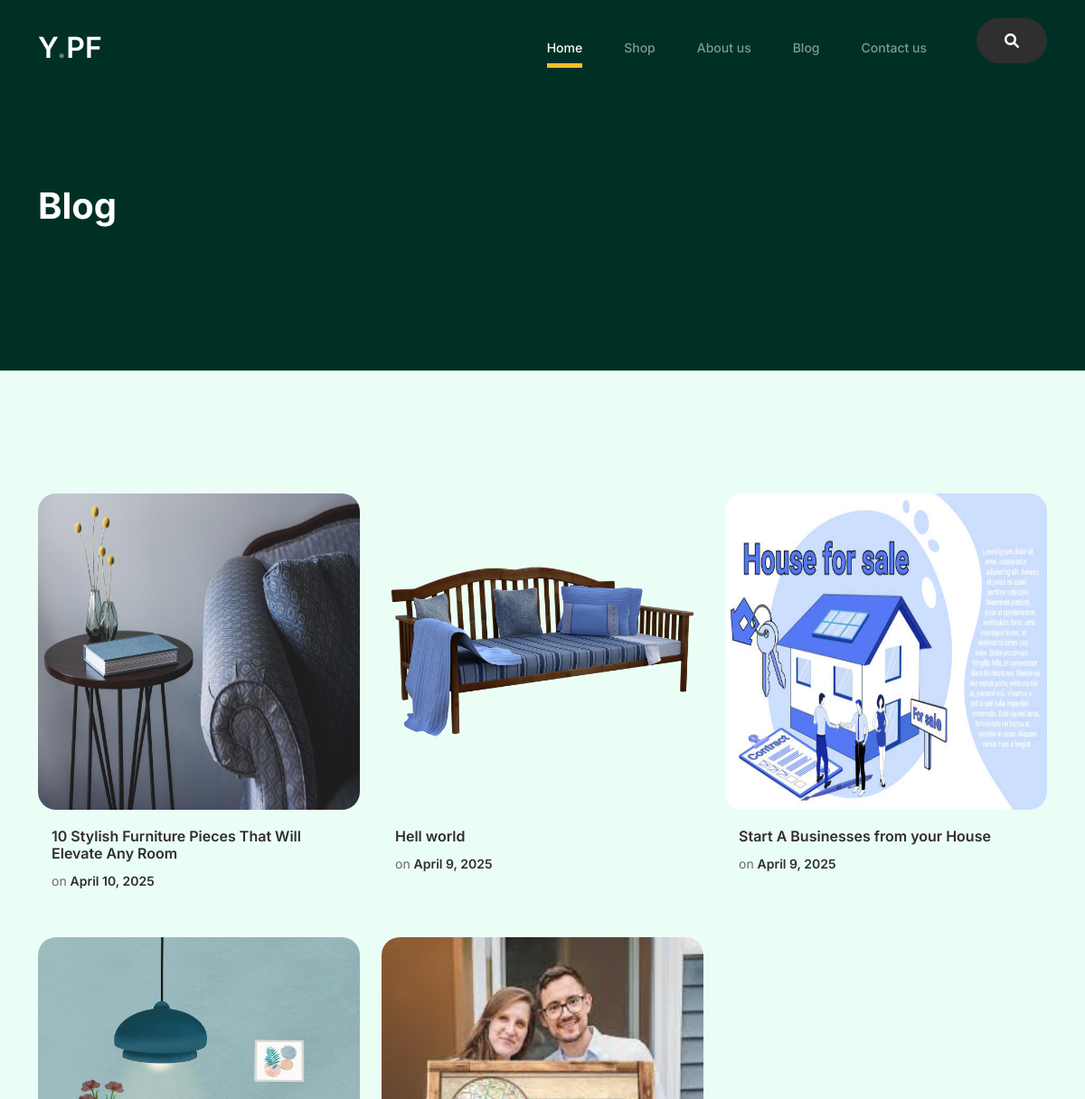
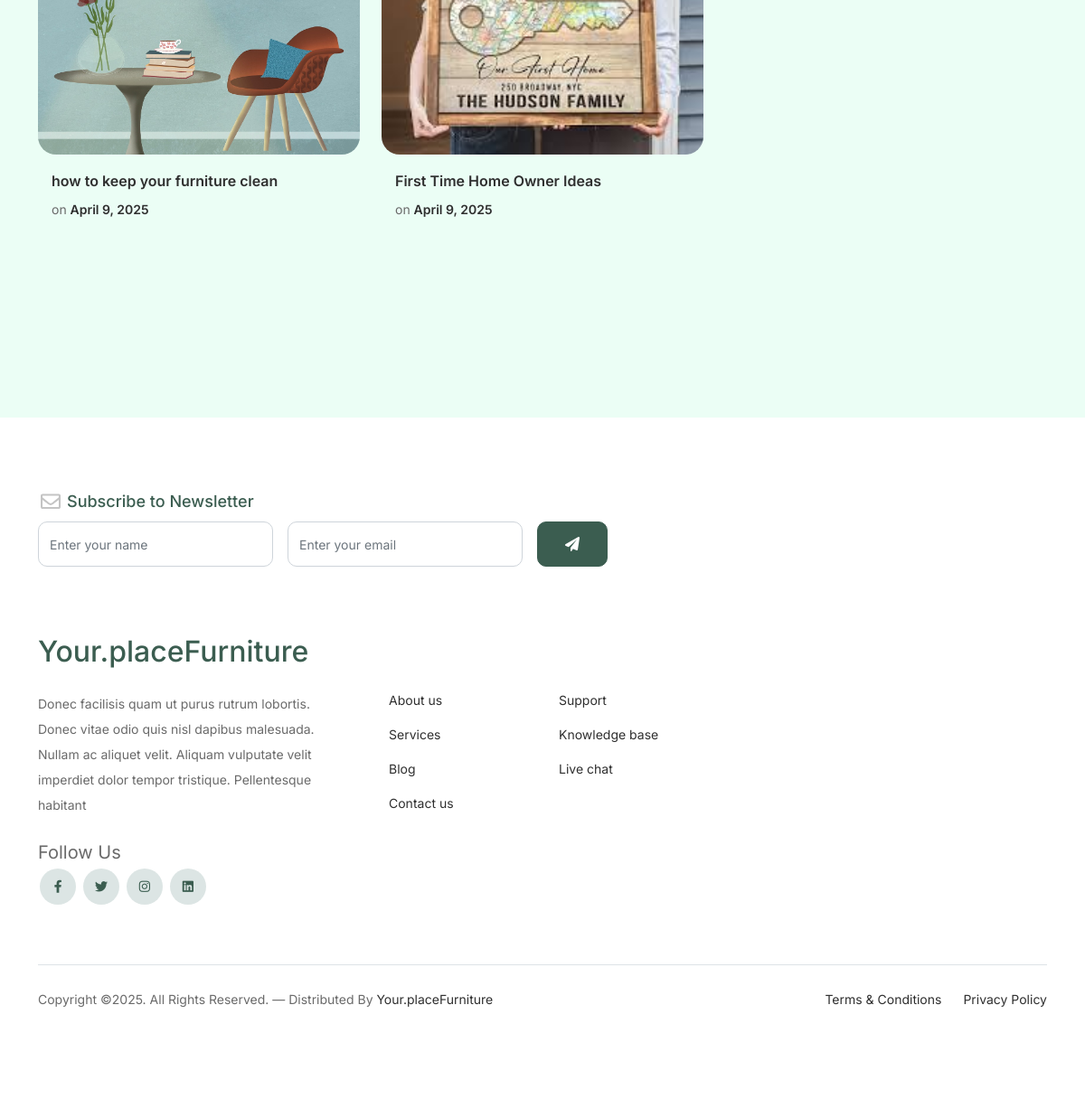
The page /Blog/ on the database its author committed (2 pictures, top to bottom).
### App/models.py (models this page shows, shortened)
class Blog(models.Model):
    blog_title = models.TextField()
    blog_descriptions = models.TextField()
    blog_images = models.ImageField(upload_to="Blogimages")
    post_at = models.DateTimeField(auto_now_add= True)

### App/views.py (the view)
# urls.py: path('Blog/',views.BlogPages, name='blog'),
def BlogPages(reqeust):
    showVlog = Blog.objects.all().order_by('-id')
    context = {
        "show_blog":showVlog
    }
    return render(reqeust, 'blog.html',context)

### App/templates/blog.html (shortened to what this page needs)
{% extends 'partial/base.html' %}
{% load static %}
{% block content %}
		<div class="hero">
			<div class="container">
				<div class="row justify-content-between">
					<div class="col-lg-5">
						<div class="intro-excerpt">
							<h1>Blog</h1>
						</div>
					</div>
				</div>
			</div>
		</div>
	<div class="blog-section">
		<div class="container">
			<div class="row">
				{% for blogs in show_blog %}
					<div class="col-12 col-sm-6 col-md-4 mb-4 mb-md-0 py-4">
						<div class="post-entry">
							<a href="{% url 'showblog' blogs.id %}" class="post-thumbnail"><img src="{{blogs.blog_images.url}}" style="height: 350px !important; width: 100%;" alt="Blog Image" class="img-fluid"></a>
							<div class="post-content-entry">
								<h3><a href="{% url 'showblog' blogs.id %}"> {{blogs.blog_title}} </a></h3>
								<div class="meta">
									<span><span>on <a href="{% url 'showblog' blogs.id %}"> {{blogs.post_at.date}} </a></span>
								</div>
							</div>
						</div>
					</div>
				{% endfor %}
			</div>
		</div>
	</div>
{% endblock content %}

### App/static/css/style.css (style rules this page uses)
body { overflow-x: hidden; position: relative; }
body { font-family: "Inter", sans-serif; font-weight: 400; line-height: 28px; color: #6a6a6a; font-size: 14px; background-color: #ebfef5; }
a { text-decoration: none; -webkit-transition: .3s all ease; -o-transition: .3s all ease; transition: .3s all ease; color: #2f2f2f; text-decoration: underline; }
.hero { background: #003025; padding: calc(4rem - 30px) 0 0rem 0; }
@media (min-width: 768px) { .hero { padding: calc(4rem - 30px) 0 4rem 0; } }
@media (min-width: 992px) { .hero { padding: calc(8rem - 30px) 0 8rem 0; } }
.hero .intro-excerpt { position: relative; z-index: 4; }
@media (min-width: 992px) { .hero .intro-excerpt { max-width: 450px; } }
.hero h1 { font-weight: 700; color: #ffffff; margin-bottom: 30px; }
.blog-section { padding: 7rem 0 12rem 0; }
.blog-section .post-entry a { text-decoration: none; }
.blog-section .post-entry .post-thumbnail { display: block; margin-bottom: 20px; }
.blog-section .post-entry .post-thumbnail img { border-radius: 20px; -webkit-transition: .3s all ease; -o-transition: .3s all ease; transition: .3s all ease; }
.blog-section .post-entry .post-content-entry { padding-left: 15px; padding-right: 15px; }
.blog-section .post-entry .post-content-entry h3 { font-size: 16px; margin-bottom: 0; font-weight: 600; margin-bottom: 7px; }
.blog-section .post-entry .post-content-entry .meta { font-size: 14px; }
.blog-section .post-entry .post-content-entry .meta a { font-weight: 600; }

### rows shown on the page
Blog: blog_images (picture), blog_title "10 Stylish Furniture Pieces That Will Elevate Any Room", post_at "April 10, 2025"
Blog: blog_images (picture), blog_title "Hell world", post_at "April 9, 2025"
Blog: blog_images (picture), blog_title "Start A Businesses from your House", post_at "April 9, 2025"
Blog: blog_images (picture), blog_title "how to keep your furniture clean", post_at "April 9, 2025"
Blog: blog_images (picture), blog_title "First Time Home Owner Ideas", post_at "April 9, 2025"
